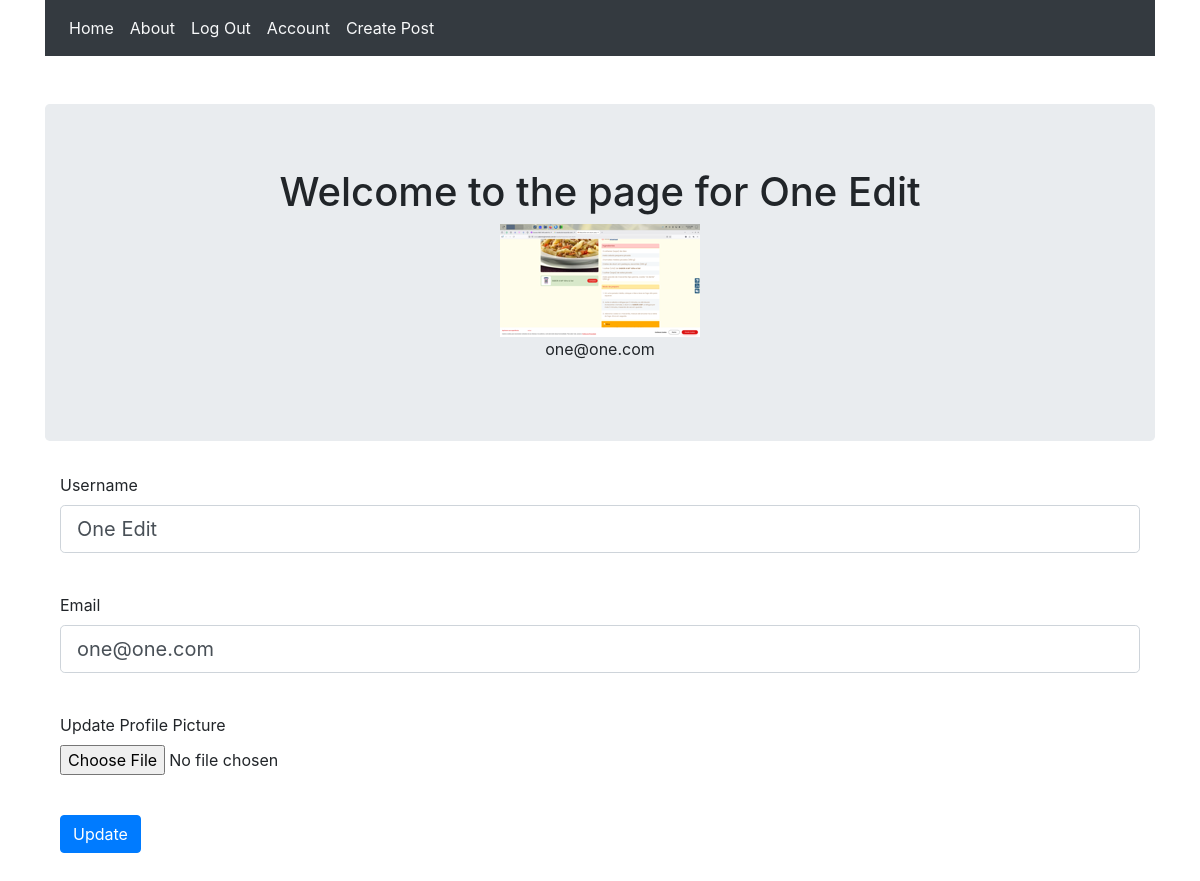
/account (signed in), run on the app's committed database.
### compblog/models.py (models this page shows, shortened)
class User(db.Model,UserMixin):
    __tablename__ = 'users'
    id = db.Column(db.Integer,primary_key=True)
    profile_image = db.Column(db.String(64), nullable=False, default='default_profile.jpg')
    email = db.Column(db.String(64),unique=True, index=True)
    username = db.Column(db.String(64),index=True,unique=True)
    password = db.Column(db.String(256))
    posts = db.relationship('BlogPost', backref='author',lazy=True)

### compblog/users/views.py (the view)
@users.route('/account', methods=['GET', 'POST'])
@login_required
def account():
    form = UpdateUserForm()
    if form.validate_on_submit():
        if form.picture.data:
            username = current_user.username
            pic = add_profile_pic(form.picture.data,username)
            current_user.profile_image = pic
        current_user.username = form.username.data
        current_user.email = form.email.data
        db.session.commit()
        flash('User Account Updated')
        return redirect(url_for('users.account'))
    elif request.method == 'GET':
        form.username.data = current_user.username
        form.email.data = current_user.email
    profile_image = url_for('static', filename='profile_pics/' + current_user.profile_image)
    return render_template('account.html', profile_image=profile_image, form=form)

### compblog/users/forms.py (shortened to what this page needs)
class UpdateUserForm(FlaskForm):
    username = StringField('Username', validators=[DataRequired(), Length(min=2, max=20)])
    email = StringField('Email', validators=[DataRequired(), Email()])
    picture = FileField('Update Profile Picture', validators=[FileAllowed(['jpg', 'png'])])
    submit = SubmitField('Update')

### compblog/models.py (called while the page is built)
@login_manager.user_loader
def load_user(user_id):
    return User.query.get(user_id)

### compblog/templates/account.html (shortened to what this page needs)
{% extends "base.html" %}
{% block content %}
<div class="jumbotron">
  <div align='center'>
    <h1 >Welcome to the page for {{current_user.username}}</h1>
    <img align='center' src="{{ url_for('static', filename='profile_pics/' + current_user.profile_image) }}">
    <p>{{ current_user.email }}</p>
  </div>
</div>
<div class="container">
  <form  class="mb-4" method="POST" action="" enctype="multipart/form-data">
    <div class="form-group">
      {{ form.username.label(class="form-control-label") }}
      {{ form.username(class="form-control form-control-lg")  }}
    </div>
    <br />
    <div class="form-group">
      {{ form.email.label(class="form-control-label") }}
      {{form.email(class='form-control form-control-lg')  }}
    </div>
    <br />
    <div class="form-group">
      {{ form.picture.label(class="form-control-label") }}
      {{ form.picture(class="form-control-file") }}
    </div>
    <br />
    <div class="form-group">
        {{ form.submit(class="btn btn-primary") }}
    </div>
    <br />
  </form>
</div>
{% endblock content %}

### data on the page
User: username "One Edit", profile_image (picture), email "one@one.com"
